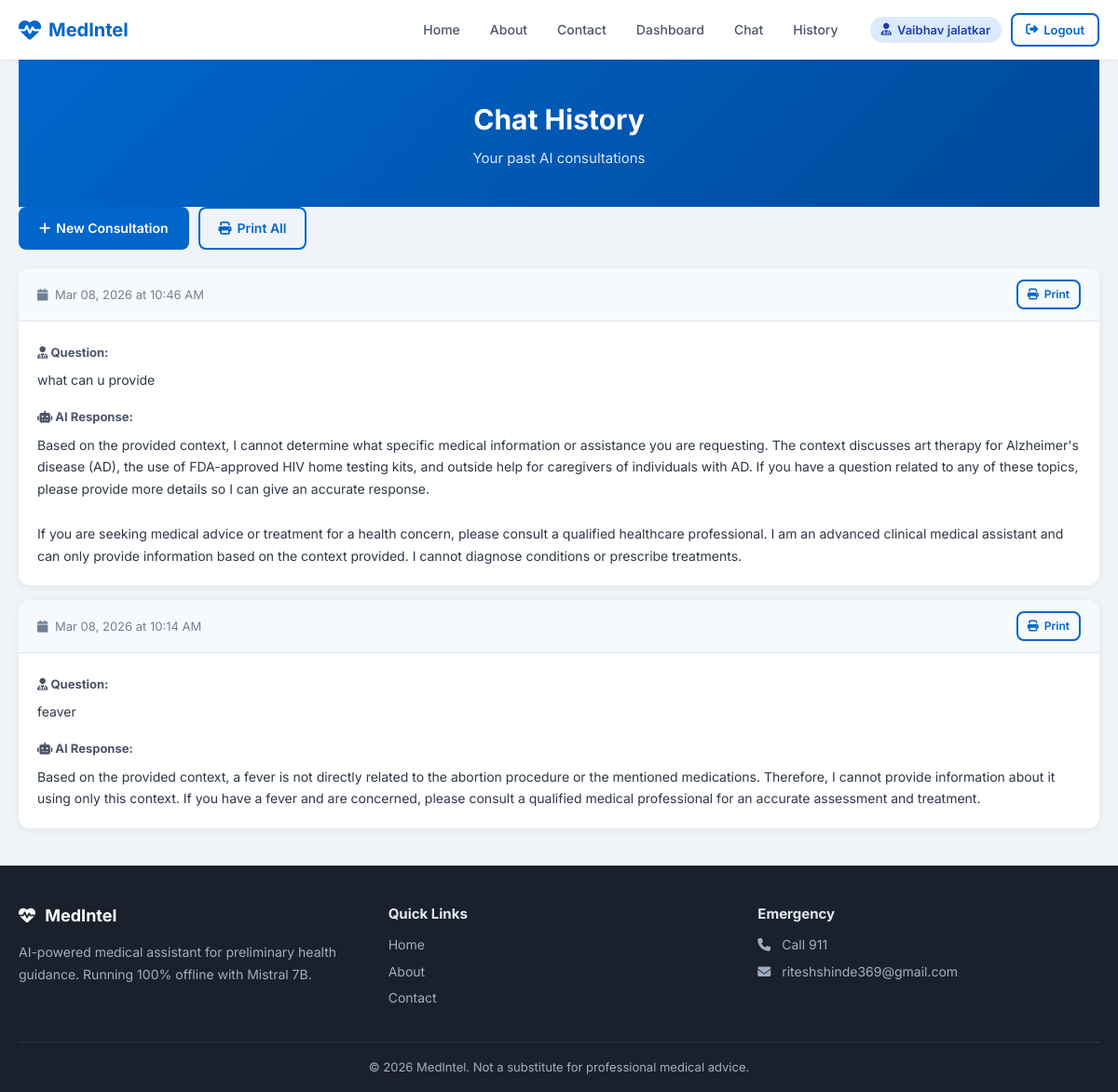
The page /doctor/history (signed in) on the database its author committed.
### models.py (models this page shows, shortened)
class User(db.Model, UserMixin):
    __tablename__ = "users"
    id = db.Column(db.Integer, primary_key=True)
    username = db.Column(db.String(80), unique=True, nullable=False)
    email = db.Column(db.String(120), unique=True, nullable=False)
    password_hash = db.Column(db.String(256), nullable=False)
    full_name = db.Column(db.String(150), nullable=False)
    role = db.Column(db.String(20), nullable=False, default="doctor")  # admin / doctor
    created_at = db.Column(db.DateTime, default=datetime.utcnow)
    chats = db.relationship("ChatHistory", backref="user", lazy=True, cascade="all, delete-orphan")

class ChatHistory(db.Model):
    __tablename__ = "chat_history"
    id = db.Column(db.Integer, primary_key=True)
    user_id = db.Column(db.Integer, db.ForeignKey("users.id"), nullable=False)
    question  = db.Column(db.Text, nullable=False)
    response = db.Column(db.Text, nullable=False)
    created_at = db.Column(db.DateTime, default=datetime.utcnow)

### app.py (the view)
@app.route("/doctor/history")
@doctor_required
def doctor_history():
    chats = (ChatHistory.query
             .filter_by(user_id=current_user.id)
             .order_by(ChatHistory.created_at.desc())
             .all())
    return render_template("doctor/history.html", chats=chats)

### app.py (called while the page is built)
@login_manager.user_loader
def load_user(user_id):
    return db.session.get(User, int(user_id))

def doctor_required(f):
    @wraps(f)
    @login_required
    def decorated(*args, **kwargs):
        if current_user.role != "doctor":
            flash("Access denied. Doctors only.", "danger")
            return redirect(url_for("index"))
        return f(*args, **kwargs)
    return decorated

### templates/doctor/history.html (shortened to what this page needs)
{% extends "base.html" %}
{% block content %}
<div class="dashboard-page">
    <div class="page-header">
        <h1>Chat History</h1>
        <p>Your past AI consultations</p>
    </div>
    <div class="section-actions">
        <a href="{{ url_for('chat_page') }}" class="btn btn-primary">
            <i class="fas fa-plus"></i> New Consultation
        </a>
        {% if chats %}
        <a href="{{ url_for('print_history') }}" class="btn btn-outline" target="_blank">
            <i class="fas fa-print"></i> Print All
        </a>
        {% endif %}
    </div>
    {% if chats %}
    <div class="history-list">
        {% for chat in chats %}
        <div class="history-card">
            <div class="history-meta">
                <span class="history-date">
                    <i class="fas fa-calendar"></i>
                    {{ chat.created_at.strftime('%b %d, %Y at %I:%M %p') }}
                </span>
                <a href="{{ url_for('print_single_chat', chat_id=chat.id) }}" class="btn btn-xs btn-outline" target="_blank">
                    <i class="fas fa-print"></i> Print
                </a>
            </div>
            <div class="history-content">
                <div class="history-question">
                    <strong><i class="fas fa-user-md"></i> Question:</strong>
                    <p>{{ chat.question }}</p>
                </div>
                <div class="history-answer">
                    <strong><i class="fas fa-robot"></i> AI Response:</strong>
                    <p>{{ chat.response }}</p>
                </div>
            </div>
        </div>
        {% endfor %}
    </div>
    {% endif %}
</div>
{% endblock %}

### templates/base.html (shortened to what this page needs)
<!DOCTYPE html>
<html lang="en">
<head>
    <link rel="stylesheet" href="{{ url_for('static', filename='css/style.css') }}">
    <link rel="stylesheet" href="https://cdnjs.cloudflare.com/ajax/libs/font-awesome/6.4.0/css/all.min.css">
</head>
<body>
    <nav class="navbar no-print">
        <div class="nav-container">
            <a href="{{ url_for('index') }}" class="nav-logo">
                <i class="fas fa-heartbeat"></i>
                <span>MedIntel</span>
            </a>
            <div class="nav-menu" id="navMenu">
                <ul class="nav-links">
                    <li><a href="{{ url_for('index') }}" class="nav-link">Home</a></li>
                    <li><a href="{{ url_for('about') }}" class="nav-link">About</a></li>
                    <li><a href="{{ url_for('contact') }}" class="nav-link">Contact</a></li>
                    {% if current_user.is_authenticated %}
                        {% if current_user.role == 'doctor' %}
                            <li><a href="{{ url_for('doctor_dashboard') }}" class="nav-link">Dashboard</a></li>
                            <li><a href="{{ url_for('chat_page') }}" class="nav-link">Chat</a></li>
                            <li><a href="{{ url_for('doctor_history') }}" class="nav-link">History</a></li>
                        {% elif current_user.role == 'admin' %}
                            <li><a href="{{ url_for('admin_dashboard') }}" class="nav-link">Dashboard</a></li>
                            <li><a href="{{ url_for('admin_users') }}" class="nav-link">Users</a></li>
                            <li><a href="{{ url_for('admin_chats') }}" class="nav-link">Chats</a></li>
                        {% endif %}
                    {% endif %}
                </ul>
                <div class="nav-auth">
                    {% if current_user.is_authenticated %}
                        <div class="user-info">
                            <span class="user-badge {{ current_user.role }}">
                                <i class="fas fa-{% if current_user.role == 'admin' %}shield-alt{% else %}user-md{% endif %}"></i>
                                {{ current_user.full_name }}
                            </span>
                            <a href="{{ url_for('logout') }}" class="btn btn-sm btn-outline" title="Logout">
                                <i class="fas fa-sign-out-alt"></i> Logout
                            </a>
                        </div>
                    {% else %}
                        <a href="{{ url_for('login') }}" class="btn btn-sm btn-outline">Login</a>
                        <a href="{{ url_for('register') }}" class="btn btn-sm btn-primary">Register</a>
                    {% endif %}
                </div>
            </div>
        </div>
    </nav>
    <main>
        {% block content %}{% endblock %}
    </main>
    <footer class="footer no-print">
        <div class="footer-container">
            <div class="footer-section">
                <h3><i class="fas fa-heartbeat"></i> MedIntel</h3>
                <p>AI-powered medical assistant for preliminary health guidance. Running 100% offline with Mistral 7B.</p>
            </div>
            <div class="footer-section">
                <h4>Quick Links</h4>
                <ul>
                    <li><a href="{{ url_for('index') }}">Home</a></li>
                    <li><a href="{{ url_for('about') }}">About</a></li>
                    <li><a href="{{ url_for('contact') }}">Contact</a></li>
                </ul>
            </div>
            <div class="footer-section">
                <h4>Emergency</h4>
                <ul>
                    <li><i class="fas fa-phone"></i> Call 911</li>
                    <li><i class="fas fa-envelope"></i> riteshshinde369@gmail.com</li>
                </ul>
            </div>
        </div>
        <div class="footer-bottom">
            <p>&copy; 2026 MedIntel. Not a substitute for professional medical advice.</p>
        </div>
    </footer>
</body>
</html>

### static/css/style.css (style rules this page uses)
*, *::before, *::after { margin: 0; padding: 0; box-sizing: border-box; }
html { scroll-behavior: smooth; }
body { font-family: 'Inter', -apple-system, BlinkMacSystemFont, sans-serif; background: #f0f4f8; color: #1a202c; line-height: 1.6; min-height: 100vh; display: flex; flex-direction: column; }
main { flex: 1; }
a { color: #0066cc; text-decoration: none; }
ul { list-style: none; }
.btn { display: inline-flex; align-items: center; gap: 6px; padding: 10px 20px; border-radius: 8px; font-weight: 600; font-size: 14px; cursor: pointer; border: 2px solid transparent; transition: all .2s; text-decoration: none; }
.btn-primary { background: #0066cc; color: #fff; }
.btn-outline { background: transparent; color: #0066cc; border-color: #0066cc; }
.btn-sm { padding: 6px 14px; font-size: 13px; }
.btn-xs { padding: 4px 10px; font-size: 12px; }
.navbar { background: #fff; box-shadow: 0 1px 3px rgba(0,0,0,.08); position: sticky; top: 0; z-index: 1000; }
.nav-container { max-width: 1200px; margin: 0 auto; display: flex; align-items: center; justify-content: space-between; padding: 0 20px; height: 64px; }
.nav-logo { display: flex; align-items: center; gap: 8px; font-size: 20px; font-weight: 700; color: #0066cc; text-decoration: none; }
.nav-logo i { font-size: 24px; }
.nav-menu { display: flex; align-items: center; gap: 20px; }
.nav-links { display: flex; gap: 4px; }
.nav-link { padding: 8px 14px; border-radius: 6px; color: #4a5568; font-weight: 500; font-size: 14px; text-decoration: none; transition: all .2s; }
.nav-auth { display: flex; align-items: center; gap: 8px; }
.user-info { display: flex; align-items: center; gap: 10px; }
.user-badge { display: inline-flex; align-items: center; gap: 6px; padding: 4px 12px; border-radius: 20px; font-size: 13px; font-weight: 600; }
.user-badge.doctor { background: #dbeafe; color: #1e40af; }
.page-header { background: linear-gradient(135deg, #0066cc 0%, #004999 100%); color: #fff; padding: 40px 20px; text-align: center; }
.page-header h1 { font-size: 30px; margin-bottom: 6px; }
.page-header p { opacity: .85; font-size: 15px; }
.dashboard-page { max-width: 1200px; margin: 0 auto; padding: 0 20px 40px; }
.section-actions { display: flex; gap: 10px; margin-bottom: 20px; flex-wrap: wrap; }
.history-list { display: flex; flex-direction: column; gap: 16px; }
.history-card { background: #fff; border-radius: 12px; overflow: hidden; box-shadow: 0 2px 8px rgba(0,0,0,.06); }
.history-meta { display: flex; justify-content: space-between; align-items: center; padding: 12px 20px; background: #f7fafc; border-bottom: 1px solid #e2e8f0; flex-wrap: wrap; gap: 8px; }
.history-user, .history-date { font-size: 13px; color: #718096; }
.history-user i, .history-date i { margin-right: 4px; }
.history-content { padding: 20px; }
.history-question { margin-bottom: 14px; }
.history-question strong, .history-answer strong { font-size: 13px; color: #4a5568; }
.history-question p, .history-answer p { margin-top: 6px; font-size: 14px; line-height: 1.7; white-space: pre-wrap; color: #2d3748; }
.footer { background: #1a202c; color: #a0aec0; padding: 40px 20px 0; }
.footer-container { max-width: 1200px; margin: 0 auto; display: grid; grid-template-columns: repeat(auto-fit, minmax(200px, 1fr)); gap: 30px; }
.footer-section h3 { color: #fff; margin-bottom: 12px; font-size: 18px; }
.footer-section h3 i { margin-right: 6px; }
.footer-section h4 { color: #e2e8f0; margin-bottom: 10px; font-size: 15px; }
.footer-section p { font-size: 14px; line-height: 1.7; }
.footer-section ul li { margin-bottom: 6px; font-size: 14px; }
.footer-section ul li a { color: #a0aec0; }
.footer-section ul li i { margin-right: 6px; width: 16px; }
.footer-bottom { text-align: center; padding: 16px 0; margin-top: 30px; border-top: 1px solid #2d3748; font-size: 13px; }

### rows shown on the page
User: full_name "Vaibhav jalatkar"
ChatHistory: created_at "Mar 08, 2026 at 10:46 AM", question "what can u provide", response "Based on the provided context, I cannot determine what specific medical information or assistance you are requesting. The context discusses art therapy for Alzheimer's disease (AD), the use of FDA-approved HIV home testing kits, and outside help for caregivers of individuals with AD. If you have a question related to any of these topics, please provide more details so I can give an accurate response. If you are seeking medical advice or treatment for a health concern, please consult a qualified healthcare professional. I am an advanced clinical medical assistant and can only provide information based on the context provided. I cannot diagnose conditions or prescribe treatments."
ChatHistory: created_at "Mar 08, 2026 at 10:14 AM", question "feaver", response "Based on the provided context, a fever is not directly related to the abortion procedure or the mentioned medications. Therefore, I cannot provide information about it using only this context. If you have a fever and are concerned, please consult a qualified medical professional for an accurate assessment and treatment."
